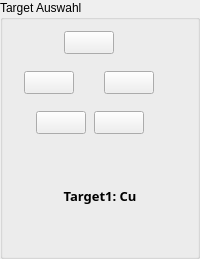
              <widget class="QGroupBox" name="groupBoxTargetSelection">
               <property name="title">
                <string>Target Auswahl</string>
               </property>
               <layout class="QVBoxLayout" name="verticalLayout_5">
                <item>
                 <widget class="QWidget" name="widgetTargetSelection" native="true">
                  <property name="minimumSize">
                   <size>
                    <width>140</width>
                    <height>150</height>
                   </size>
                  </property>
                  <widget class="QPushButton" name="pushButtonTarget1">
                   <property name="geometry">
                    <rect>
                     <x>50</x>
                     <y>0</y>
                     <width>50</width>
                     <height>23</height>
                    </rect>
                   </property>
                   <property name="sizePolicy">
                    <sizepolicy hsizetype="Fixed" vsizetype="Fixed">
                     <horstretch>0</horstretch>
                     <verstretch>0</verstretch>
                    </sizepolicy>
                   </property>
                   <property name="minimumSize">
                    <size>
                     <width>50</width>
                     <height>0</height>
                    </size>
                   </property>
                   <property name="maximumSize">
                    <size>
                     <width>50</width>
                     <height>16777215</height>
                    </size>
                   </property>
                   <property name="accessibleName">
                    <string>Target|1</string>
                   </property>
                   <property name="text">
                    <string/>
                   </property>
                  </widget>
                  <widget class="QPushButton" name="pushButtonTarget4">
                   <property name="geometry">
                    <rect>
                     <x>80</x>
                     <y>80</y>
                     <width>50</width>
                     <height>23</height>
                    </rect>
                   </property>
                   <property name="sizePolicy">
                    <sizepolicy hsizetype="Fixed" vsizetype="Fixed">
                     <horstretch>0</horstretch>
                     <verstretch>0</verstretch>
                    </sizepolicy>
                   </property>
                   <property name="minimumSize">
                    <size>
                     <width>50</width>
                     <height>0</height>
                    </size>
                   </property>
                   <property name="maximumSize">
                    <size>
                     <width>50</width>
                     <height>16777215</height>
                    </size>
                   </property>
                   <property name="accessibleName">
                    <string>Target|4</string>
                   </property>
                   <property name="text">
                    <string/>
                   </property>
                  </widget>
                  <widget class="QPushButton" name="pushButtonTarget3">
                   <property name="geometry">
                    <rect>
                     <x>22</x>
                     <y>80</y>
                     <width>50</width>
                     <height>23</height>
                    </rect>
                   </property>
                   <property name="sizePolicy">
                    <sizepolicy hsizetype="Fixed" vsizetype="Fixed">
                     <horstretch>0</horstretch>
                     <verstretch>0</verstretch>
                    </sizepolicy>
                   </property>
                   <property name="minimumSize">
                    <size>
                     <width>50</width>
                     <height>0</height>
                    </size>
                   </property>
                   <property name="maximumSize">
                    <size>
                     <width>50</width>
                     <height>16777215</height>
                    </size>
                   </property>
                   <property name="accessibleName">
                    <string>Target|3</string>
                   </property>
                   <property name="text">
                    <string/>
                   </property>
                  </widget>
                  <widget class="QPushButton" name="pushButtonTarget5">
                   <property name="geometry">
                    <rect>
                     <x>90</x>
                     <y>40</y>
                     <width>50</width>
                     <height>23</height>
                    </rect>
                   </property>
                   <property name="sizePolicy">
                    <sizepolicy hsizetype="Fixed" vsizetype="Fixed">
                     <horstretch>0</horstretch>
                     <verstretch>0</verstretch>
                    </sizepolicy>
                   </property>
                   <property name="minimumSize">
                    <size>
                     <width>50</width>
                     <height>0</height>
                    </size>
                   </property>
                   <property name="maximumSize">
                    <size>
                     <width>50</width>
                     <height>16777215</height>
                    </size>
                   </property>
                   <property name="accessibleName">
                    <string>Target|5</string>
                   </property>
                   <property name="text">
                    <string/>
                   </property>
                  </widget>
                  <widget class="QPushButton" name="pushButtonTarget2">
                   <property name="geometry">
                    <rect>
                     <x>10</x>
                     <y>40</y>
                     <width>50</width>
                     <height>23</height>
                    </rect>
                   </property>
                   <property name="sizePolicy">
                    <sizepolicy hsizetype="Fixed" vsizetype="Fixed">
                     <horstretch>0</horstretch>
                     <verstretch>0</verstretch>
                    </sizepolicy>
                   </property>
                   <property name="minimumSize">
                    <size>
                     <width>50</width>
                     <height>0</height>
                    </size>
                   </property>
                   <property name="maximumSize">
                    <size>
                     <width>50</width>
                     <height>16777215</height>
                    </size>
                   </property>
                   <property name="accessibleName">
                    <string>Target|1</string>
                   </property>
                   <property name="text">
                    <string/>
                   </property>
                  </widget>
                 </widget>
                </item>
                <item>
                 <widget class="QLabel" name="labelSelectedTarget">
                  <property name="font">
                   <font>
                    <family>Arial Black</family>
                    <pointsize>10</pointsize>
                    <weight>75</weight>
                    <bold>true</bold>
                   </font>
                  </property>
                  <property name="text">
                   <string>Target1: Cu</string>
                  </property>
                  <property name="alignment">
                   <set>Qt::AlignCenter</set>
                  </property>
                 </widget>
                </item>
                <item>
                 <spacer name="verticalSpacer_2">
                  <property name="orientation">
                   <enum>Qt::Vertical</enum>
                  </property>
                  <property name="sizeHint" stdset="0">
                   <size>
                    <width>20</width>
                    <height>40</height>
                   </size>
                  </property>
                 </spacer>
                </item>
               </layout>
              </widget>
